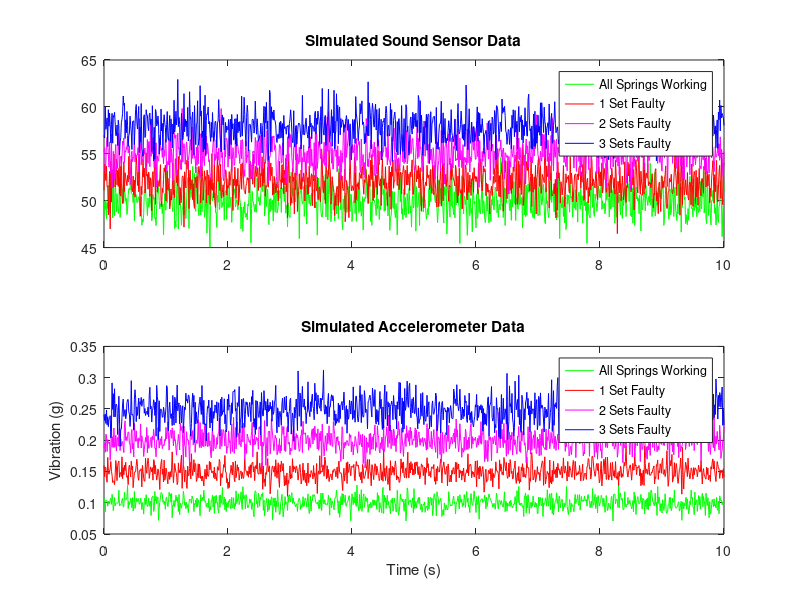

MATLAB code for this plot: (Note: this script raises an error after producing the figure.)
% Simulated Sensor Data for ACB Fault Detection (Updated for 3 Sets of Springs)

% Time settings
fs = 100; % Sampling frequency (Hz)
t = 0:1/fs:10; % 10 seconds of data

% Normal Condition (All 3 sets of springs working)
sound_normal = 50 + 1.5*randn(size(t)); % Simulated sound level (dB)
accel_normal = 0.1 + 0.01*randn(size(t)); % Simulated vibration (g)

% 1 Set Faulty (2 working, 1 faulty)
sound_1faulty = 52 + 1.5*randn(size(t));
accel_1faulty = 0.15 + 0.012*randn(size(t));

% 2 Sets Faulty (1 working, 2 faulty)
sound_2faulty = 55 + 1.5*randn(size(t));
accel_2faulty = 0.2 + 0.015*randn(size(t));

% 3 Sets Faulty (All faulty)
sound_3faulty = 58 + 1.5*randn(size(t));
accel_3faulty = 0.25 + 0.02*randn(size(t));

% Plot results
figure;
subplot(2,1,1);
plot(t, sound_normal, 'g', t, sound_1faulty, 'r', t, sound_2faulty, 'm', t, sound_3faulty, 'b');
title('Simulated Sound Sensor Data');
legend('All Springs Working', '1 Set Faulty', '2 Sets Faulty', '3 Sets Faulty');

subplot(2,1,2);
plot(t, accel_normal, 'g', t, accel_1faulty, 'r', t, accel_2faulty, 'm', t, accel_3faulty, 'b');
title('Simulated Accelerometer Data');
legend('All Springs Working', '1 Set Faulty', '2 Sets Faulty', '3 Sets Faulty');
xlabel('Time (s)');
ylabel('Vibration (g)');

% Save data for machine learning
data_table = table(t', sound_normal', sound_1faulty', sound_2faulty', sound_3faulty', ...
                    accel_normal', accel_1faulty', accel_2faulty', accel_3faulty', ...
                    'VariableNames', {'Time', 'Sound_Normal', 'Sound_1Faulty', 'Sound_2Faulty', 'Sound_3Faulty', ...
                                      'Accel_Normal', 'Accel_1Faulty', 'Accel_2Faulty', 'Accel_3Faulty'});
writetable(data_table, 'simulated_spring_fault_data.csv');
